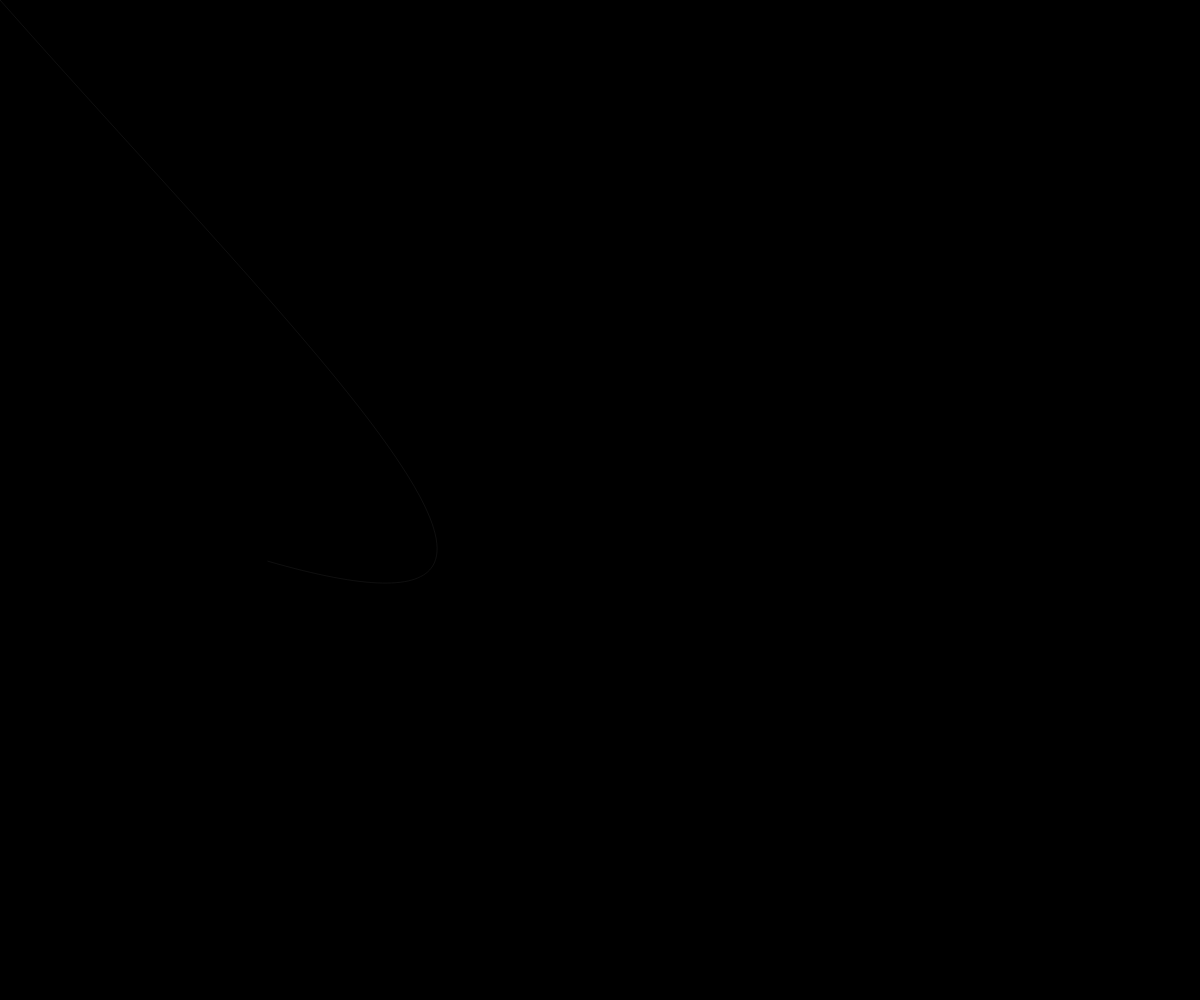
Frame 1 (no input)
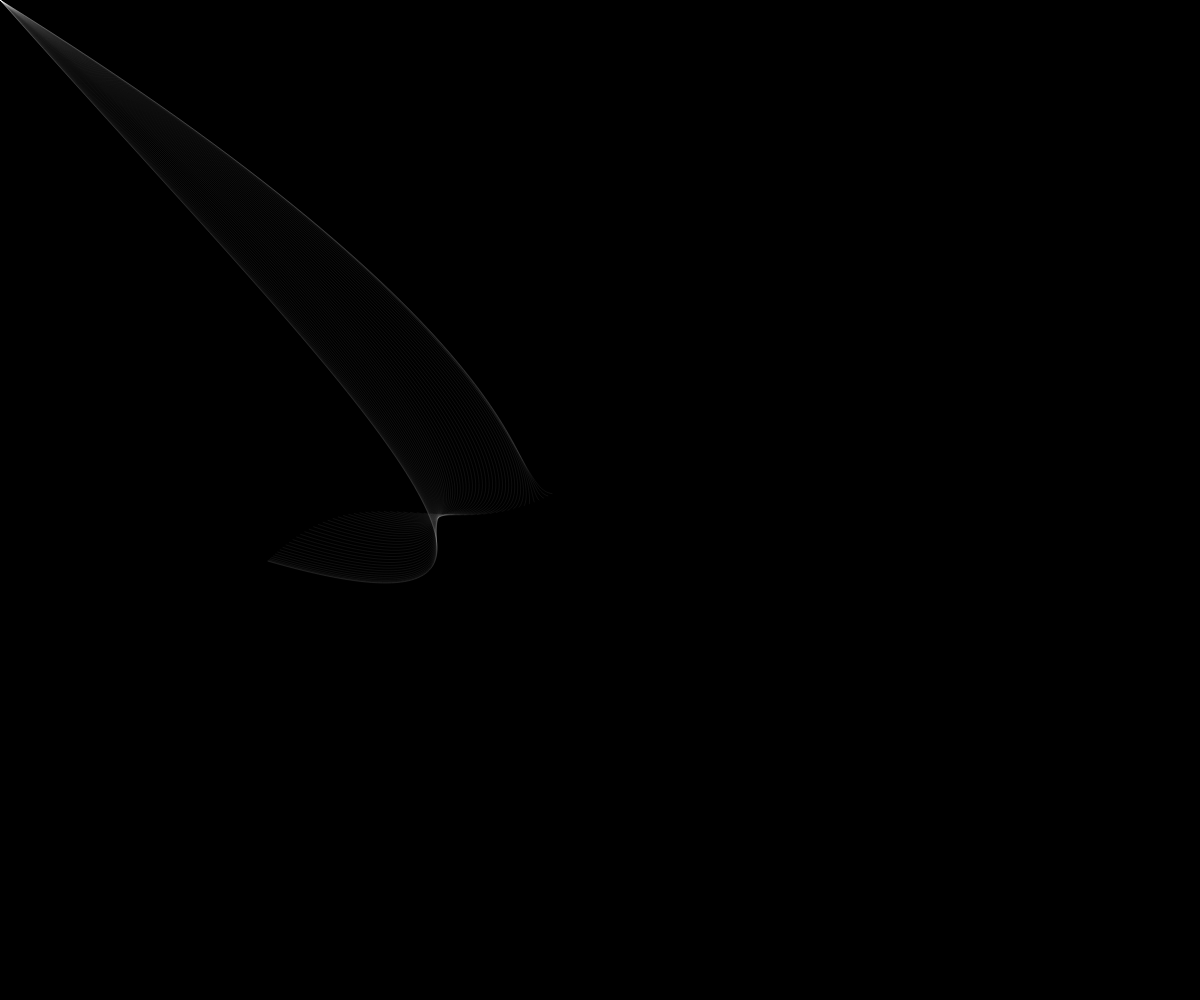
Frame 60 (no input)
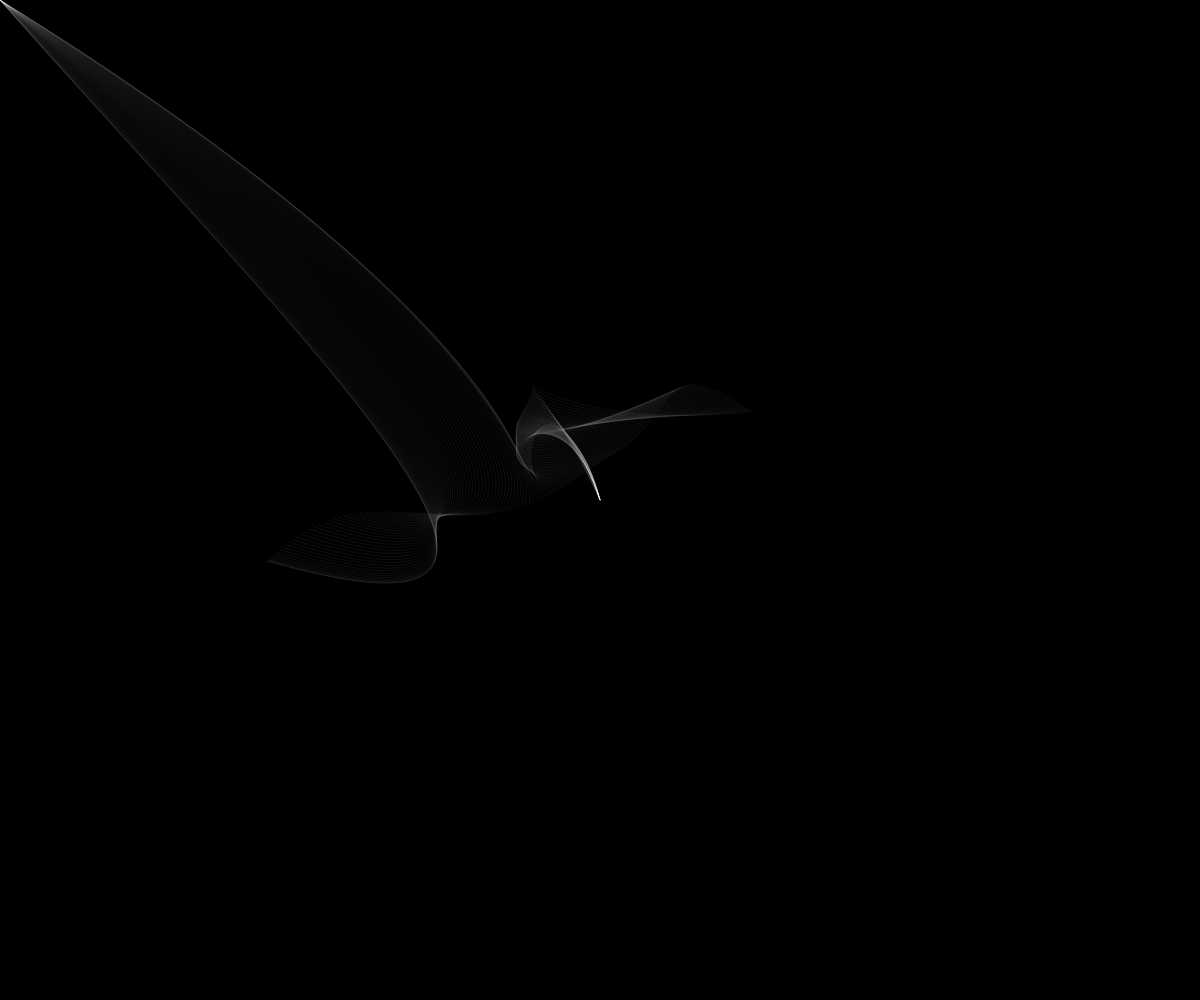
Frame 120 (the mouse pressed at the canvas centre since frame 60)

The p5.js sketch that drew these frames (run headless with seeded random() and noise() and a simulated clock; from frame 60 on, the mouse is pressed at the canvas centre):

// p5.js sketch
// ── sketch.js
var t;

function setup() {
  createCanvas(windowWidth,windowHeight);
  background(0);
  stroke(255, 15);
  noFill();
  t = 0;
}

function draw() {
  var x1 =  mouseX;
  var x2 = width * noise(t + 20);
  var x3 = width * noise(t + 30);
  var x4 = width * noise(t + 40);
  var y1 = mouseY;
  var y2 = height * noise(t + 50);
  var y3 = height * noise(t + 60);
  var y4 = height * noise(t + 70);

  bezier(x1, y1, x2, y2, x3, y3, x4, y4);

  t += 0.005;

  if (frameCount % 1000 == 0) {
	background(0);
  }
}
